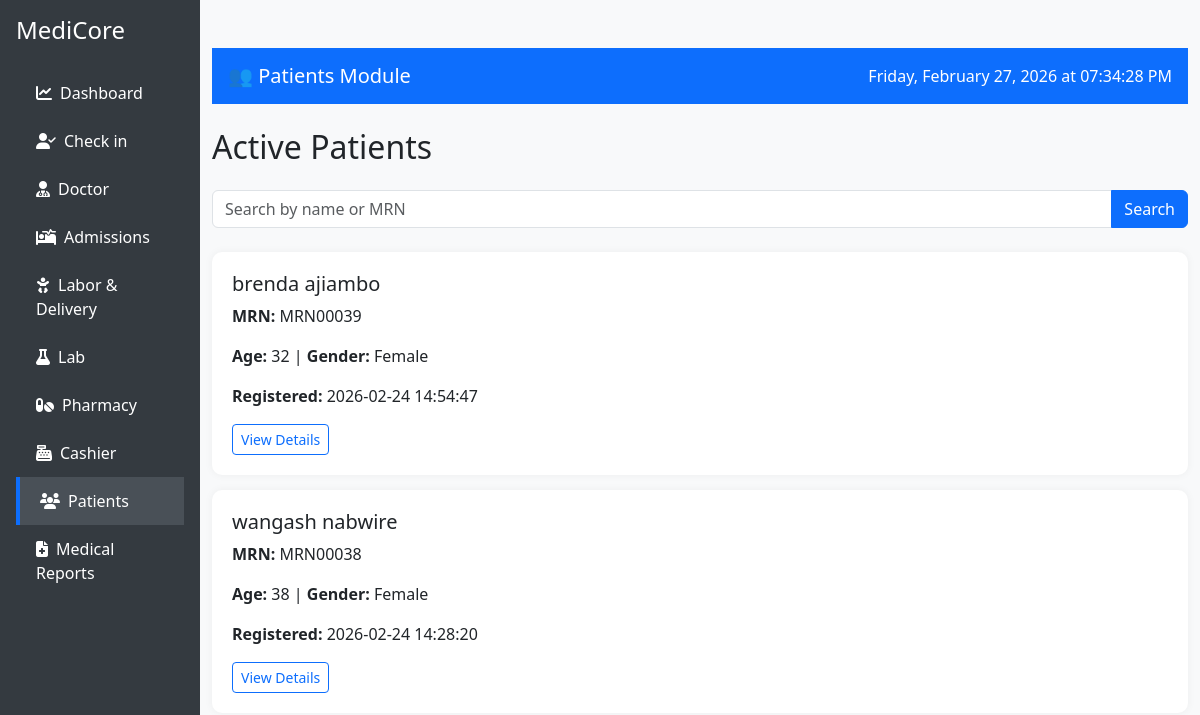
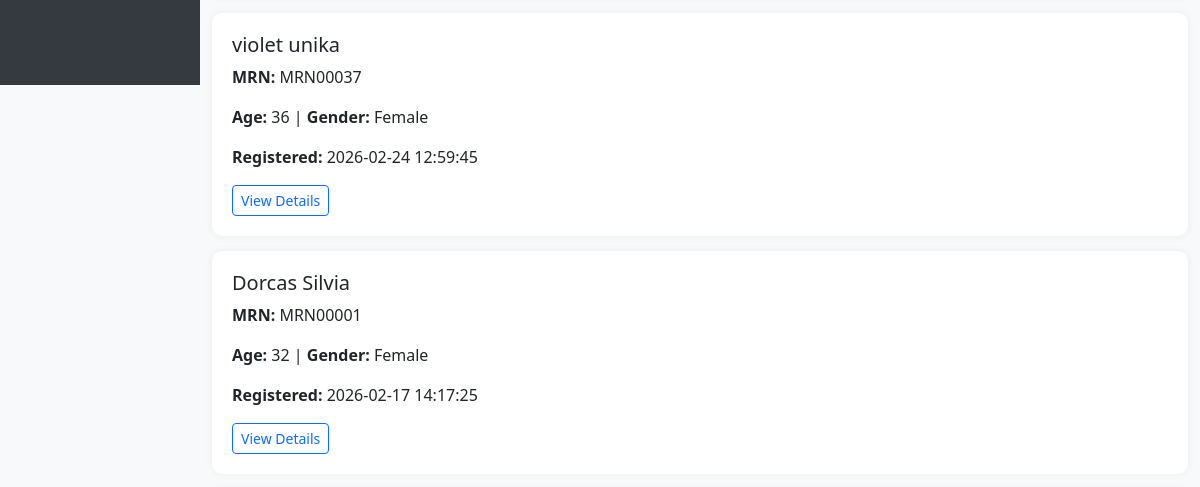
Before: /patients (upper part) with the older database file (2 pictures, top to bottom).
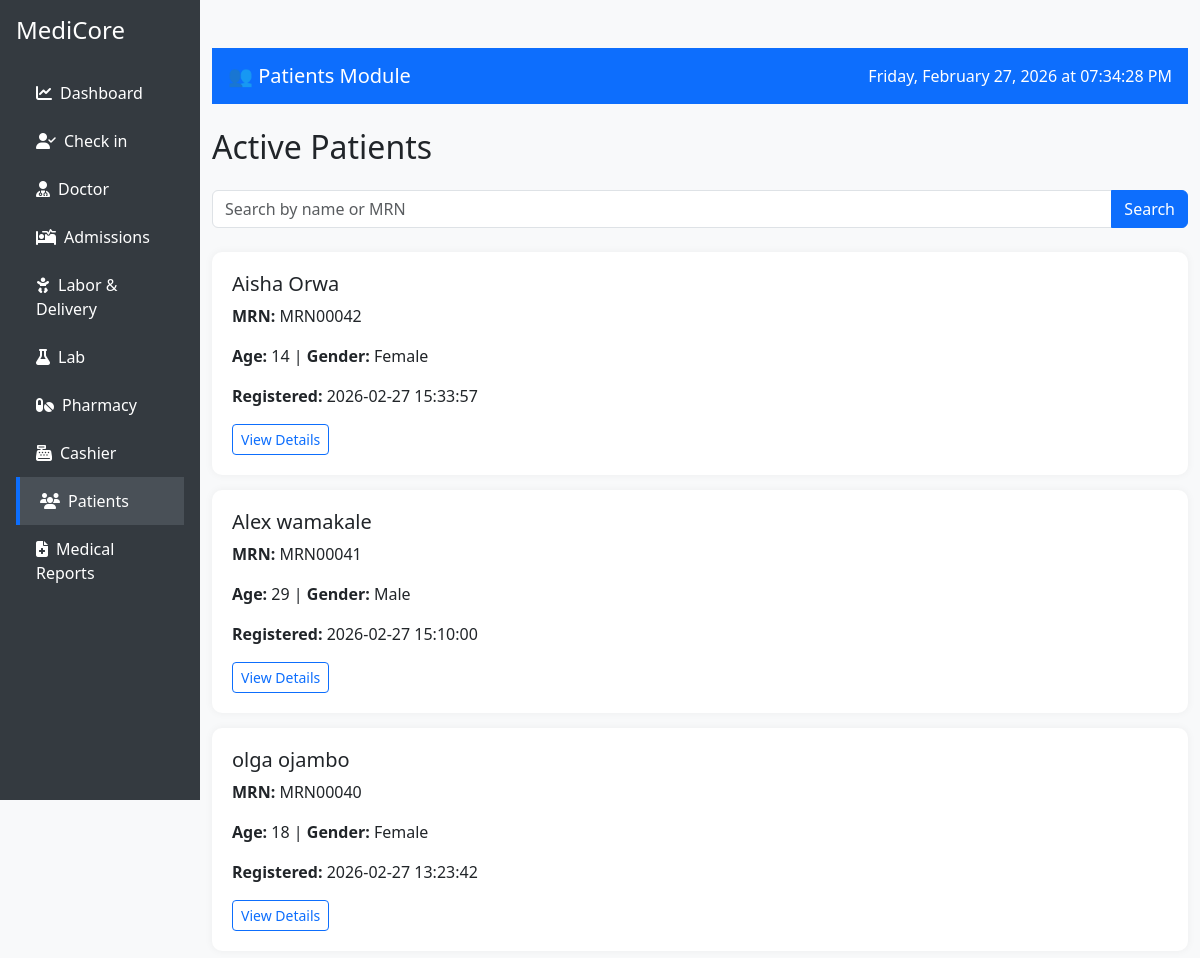
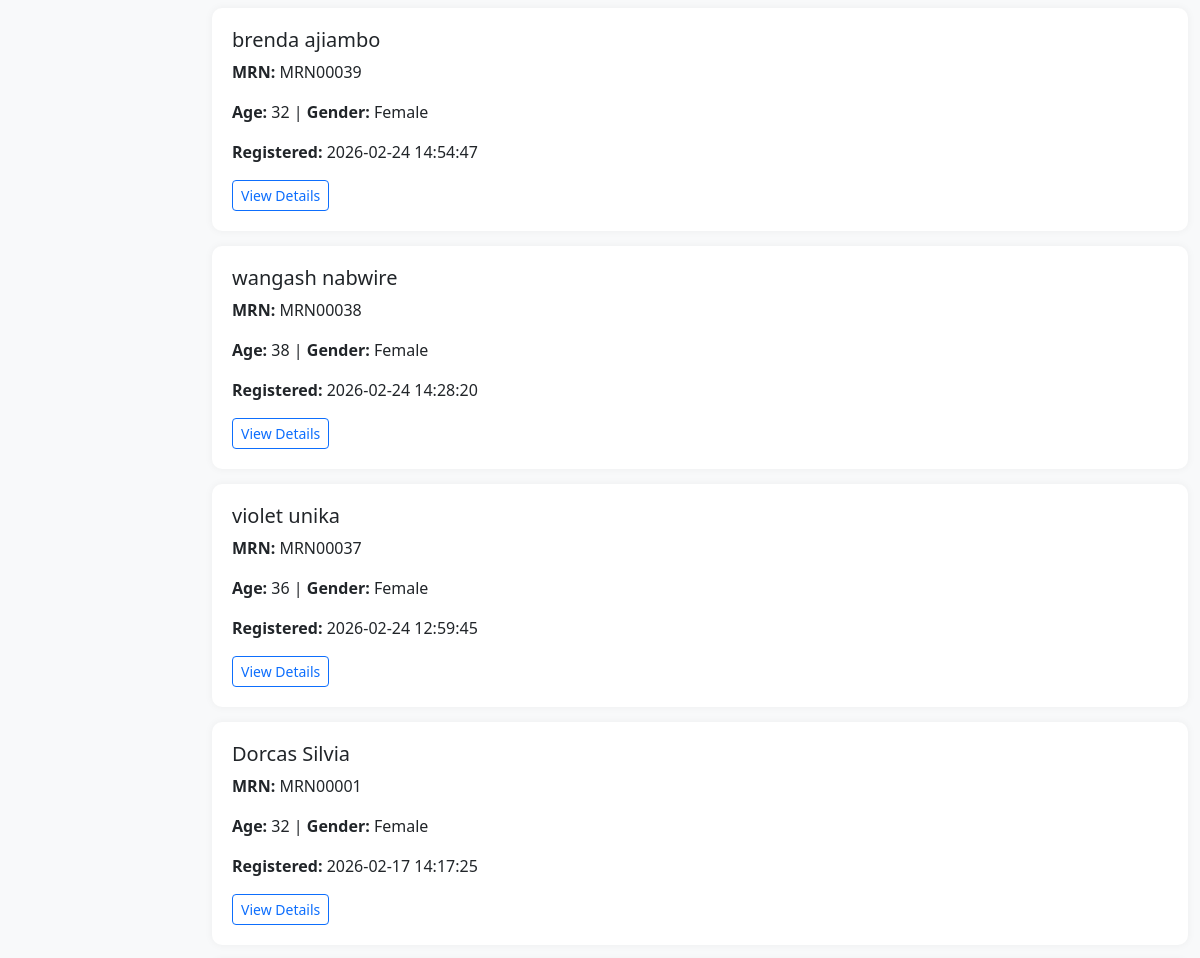
After: the same page with the newer database file (2 pictures, top to bottom).
### tables this page shows
CREATE TABLE patients (
    id INTEGER PRIMARY KEY AUTOINCREMENT,
    name TEXT NOT NULL,
    age INTEGER NOT NULL,
    gender TEXT NOT NULL,
    contact TEXT NOT NULL,
    address TEXT NOT NULL,
    symptoms TEXT,
    diagnosis TEXT,
    lab_results TEXT,
    prescribed_medicine TEXT,
    bill_amount REAL
, is_active INTEGER DEFAULT 1, admission_status TEXT DEFAULT 'outpatient', labor_status TEXT DEFAULT 'none', first_name TEXT, last_name TEXT, created_at TEXT, status TEXT DEFAULT 'draft', updated_at TEXT, card_number TEXT, medical_record_number TEXT, prescriptions TEXT, tests_ordered TEXT, billing_amount REAL);

### app.py (the view)
@app.route('/patients')
def patients():
    db = get_db()
    q = request.args.get('q', '').strip()
    if q:
        patients = db.execute("""
            SELECT * FROM patients
            WHERE is_active = 1
              AND (first_name LIKE ? OR last_name LIKE ? OR medical_record_number LIKE ?)
            ORDER BY created_at DESC
        """, (f"%{q}%", f"%{q}%", f"%{q}%")).fetchall()
    else:
        patients = db.execute("""
            SELECT * FROM patients
            WHERE is_active = 1
            ORDER BY created_at DESC
        """).fetchall()
    return render_template('patients.html', patients=patients)

### app.py (called while the page is built)
def get_db():
    conn = sqlite3.connect('hospital.db')
    conn.row_factory = sqlite3.Row
    return conn

### templates/patients.html (shortened to what this page needs)
<!DOCTYPE html>
<html lang="en">
<head>
  <link href="https://cdn.jsdelivr.net/npm/bootstrap@5.3.0/dist/css/bootstrap.min.css" rel="stylesheet">
  <link href="https://cdnjs.cloudflare.com/ajax/libs/font-awesome/6.4.0/css/all.min.css" rel="stylesheet">
</head>
<body>
  <div class="container-fluid">
    <div class="row">
      <div class="col-md-2 sidebar p-3">
        <h4 class="mb-4">MediCore</h4>
        <a href="{{ url_for('dashboard') }}"><i class="fas fa-chart-line me-2"></i>Dashboard</a>
        <a href="{{ url_for('checkin') }}"><i class="fas fa-user-check me-2"></i>Check in</a>
        <a href="{{ url_for('doctor') }}"><i class="fas fa-user-md me-2"></i>Doctor</a>
        <a href="{{ url_for('admission') }}"><i class="fas fa-procedures me-2"></i>Admissions</a>
        <a href="{{ url_for('labor_delivery') }}"><i class="fas fa-baby me-2"></i>Labor & Delivery</a>
        <a href="{{ url_for('lab') }}"><i class="fas fa-flask me-2"></i>Lab</a>
        <a href="{{ url_for('pharmacy') }}"><i class="fas fa-pills me-2"></i>Pharmacy</a>
        <a href="{{ url_for('cashier') }}"><i class="fas fa-cash-register me-2"></i>Cashier</a>
        <a href="{{ url_for('patients') }}" class="active"><i class="fas fa-users me-2"></i>Patients</a>
        <a href="{{ url_for('medical_reports') }}"><i class="fas fa-file-medical me-2"></i>Medical Reports</a>
      </div>
      <div class="col-md-10 py-5">
        <nav class="navbar mb-4 px-3">
          <span class="navbar-brand">👥 Patients Module</span>
          <span class="navbar-text ms-auto" id="current-time"></span>
        </nav>
        <h2 class="mb-4">Active Patients</h2>
        <form method="GET" action="{{ url_for('patients') }}" class="mb-4">
          <div class="input-group">
            <input type="text" name="q" class="form-control" placeholder="Search by name or MRN" value="{{ request.args.get('q', '') }}">
            <button class="btn btn-primary" type="submit">Search</button>
          </div>
        </form>
        {% if patients %}
          {% for patient in patients %}
            <div class="patient-card">
              <h5>{{ patient.first_name }} {{ patient.last_name }}</h5>
              <p><strong>MRN:</strong> {{ patient.medical_record_number }}</p>
              <p><strong>Age:</strong> {{ patient.age }} | <strong>Gender:</strong> {{ patient.gender }}</p>
              <p><strong>Registered:</strong> {{ patient.created_at }}</p>
              <a href="{{ url_for('patient_detail', id=patient.id) }}" class="btn btn-sm btn-outline-primary">
                View Details
              </a>
            </div>
          {% endfor %}
        {% else %}
          <p class="text-muted">No active patients found.</p>
        {% endif %}
      </div>
    </div>
  </div>
</body>
</html>

### templates/patients.html (style rules this page uses)
body { background-color: #f8f9fa; }
.sidebar { height: 100vh; background-color: #343a40; color: white; }
.sidebar a { color: white; text-decoration: none; display: block; padding: 12px 20px; font-weight: 500; }
.sidebar a:hover, .sidebar a.active { background-color: #495057; border-left: 4px solid #0d6efd; }
.patient-card { background-color: #ffffff; border-radius: 10px; padding: 20px; box-shadow: 0 0 8px rgba(0,0,0,0.05); margin-bottom: 15px; }
.navbar { background-color: #0d6efd; color: white; }
.navbar-brand, .navbar-text { color: white; }

Changed rows visible on the page:
added patients: first_name "Aisha", last_name "Orwa", medical_record_number "MRN00042", age "14", gender "Female", created_at "2026-02-27 15:33:57"
added patients: first_name "Alex", last_name "wamakale", medical_record_number "MRN00041", age "29", gender "Male", created_at "2026-02-27 15:10:00"
added patients: first_name "olga", last_name "ojambo", medical_record_number "MRN00040", age "18", gender "Female", created_at "2026-02-27 13:23:42"
